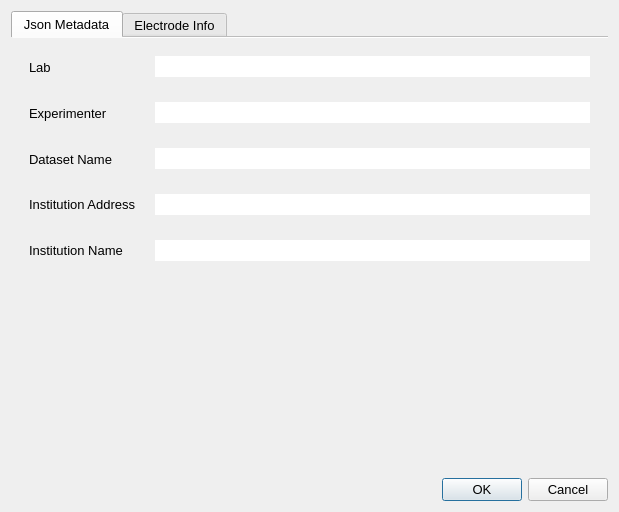
<?xml version="1.0" encoding="UTF-8"?>
<ui version="4.0">
 <class>Dialog</class>
 <widget class="QDialog" name="Dialog">
  <property name="geometry">
   <rect>
    <x>0</x>
    <y>0</y>
    <width>619</width>
    <height>510</height>
   </rect>
  </property>
  <property name="windowTitle">
   <string>Settings</string>
  </property>
  <layout class="QVBoxLayout" name="verticalLayout_3">
   <item>
    <widget class="QTabWidget" name="tabWidget">
     <property name="font">
      <font>
       <family>Arial</family>
       <pointsize>10</pointsize>
      </font>
     </property>
     <property name="currentIndex">
      <number>0</number>
     </property>
     <property name="documentMode">
      <bool>true</bool>
     </property>
     <widget class="QWidget" name="tabJson">
      <attribute name="title">
       <string>Json Metadata</string>
      </attribute>
      <layout class="QVBoxLayout" name="verticalLayout">
       <item>
        <widget class="QWidget" name="widgetLab" native="true">
         <property name="sizePolicy">
          <sizepolicy hsizetype="Preferred" vsizetype="Fixed">
           <horstretch>0</horstretch>
           <verstretch>40</verstretch>
          </sizepolicy>
         </property>
         <property name="minimumSize">
          <size>
           <width>0</width>
           <height>40</height>
          </size>
         </property>
         <property name="maximumSize">
          <size>
           <width>16777215</width>
           <height>40</height>
          </size>
         </property>
         <layout class="QHBoxLayout" name="horizontalLayout_3">
          <item>
           <widget class="QLabel" name="labelLab">
            <property name="minimumSize">
             <size>
              <width>120</width>
              <height>0</height>
             </size>
            </property>
            <property name="font">
             <font>
              <family>Arial</family>
              <pointsize>10</pointsize>
              <weight>50</weight>
              <bold>false</bold>
             </font>
            </property>
            <property name="text">
             <string>Lab</string>
            </property>
           </widget>
          </item>
          <item>
           <widget class="QLineEdit" name="textboxLab">
            <property name="font">
             <font>
              <family>Arial</family>
              <pointsize>10</pointsize>
             </font>
            </property>
            <property name="frame">
             <bool>false</bool>
            </property>
           </widget>
          </item>
         </layout>
        </widget>
       </item>
       <item>
        <widget class="QWidget" name="widgetExperimenter" native="true">
         <property name="sizePolicy">
          <sizepolicy hsizetype="Preferred" vsizetype="Fixed">
           <horstretch>0</horstretch>
           <verstretch>40</verstretch>
          </sizepolicy>
         </property>
         <property name="minimumSize">
          <size>
           <width>0</width>
           <height>40</height>
          </size>
         </property>
         <property name="maximumSize">
          <size>
           <width>16777215</width>
           <height>40</height>
          </size>
         </property>
         <layout class="QHBoxLayout" name="horizontalLayout_2">
          <item>
           <widget class="QLabel" name="labelExperimenter">
            <property name="minimumSize">
             <size>
              <width>120</width>
              <height>0</height>
             </size>
            </property>
            <property name="font">
             <font>
              <family>Arial</family>
              <pointsize>10</pointsize>
              <weight>50</weight>
              <bold>false</bold>
             </font>
            </property>
            <property name="text">
             <string>Experimenter</string>
            </property>
           </widget>
          </item>
          <item>
           <widget class="QLineEdit" name="textboxExperimenter">
            <property name="font">
             <font>
              <family>Arial</family>
              <pointsize>10</pointsize>
             </font>
            </property>
            <property name="frame">
             <bool>false</bool>
            </property>
           </widget>
          </item>
         </layout>
        </widget>
       </item>
       <item>
        <widget class="QWidget" name="widgetDatasetName" native="true">
         <property name="sizePolicy">
          <sizepolicy hsizetype="Preferred" vsizetype="Fixed">
           <horstretch>0</horstretch>
           <verstretch>40</verstretch>
          </sizepolicy>
         </property>
         <property name="minimumSize">
          <size>
           <width>0</width>
           <height>40</height>
          </size>
         </property>
         <property name="maximumSize">
          <size>
           <width>16777215</width>
           <height>40</height>
          </size>
         </property>
         <layout class="QHBoxLayout" name="horizontalLayout">
          <item>
           <widget class="QLabel" name="labelDatasetName">
            <property name="minimumSize">
             <size>
              <width>120</width>
              <height>0</height>
             </size>
            </property>
            <property name="font">
             <font>
              <family>Arial</family>
              <pointsize>10</pointsize>
              <weight>50</weight>
              <bold>false</bold>
             </font>
            </property>
            <property name="text">
             <string>Dataset Name</string>
            </property>
           </widget>
          </item>
          <item>
           <widget class="QLineEdit" name="textboxDatasetName">
            <property name="font">
             <font>
              <family>Arial</family>
              <pointsize>10</pointsize>
             </font>
            </property>
            <property name="frame">
             <bool>false</bool>
            </property>
           </widget>
          </item>
         </layout>
        </widget>
       </item>
       <item>
        <widget class="QWidget" name="widgetInstitutionAddress" native="true">
         <property name="sizePolicy">
          <sizepolicy hsizetype="Preferred" vsizetype="Fixed">
           <horstretch>0</horstretch>
           <verstretch>40</verstretch>
          </sizepolicy>
         </property>
         <property name="minimumSize">
          <size>
           <width>0</width>
           <height>40</height>
          </size>
         </property>
         <property name="maximumSize">
          <size>
           <width>16777215</width>
           <height>40</height>
          </size>
         </property>
         <layout class="QHBoxLayout" name="horizontalLayout_5">
          <item>
           <widget class="QLabel" name="labelInstitutionAddress">
            <property name="sizePolicy">
             <sizepolicy hsizetype="Preferred" vsizetype="Fixed">
              <horstretch>0</horstretch>
              <verstretch>20</verstretch>
             </sizepolicy>
            </property>
            <property name="minimumSize">
             <size>
              <width>120</width>
              <height>0</height>
             </size>
            </property>
            <property name="font">
             <font>
              <family>Arial</family>
              <pointsize>10</pointsize>
              <weight>50</weight>
              <bold>false</bold>
             </font>
            </property>
            <property name="text">
             <string>Institution Address</string>
            </property>
           </widget>
          </item>
          <item>
           <widget class="QLineEdit" name="textboxInstitutionAddress">
            <property name="font">
             <font>
              <family>Arial</family>
              <pointsize>10</pointsize>
             </font>
            </property>
            <property name="frame">
             <bool>false</bool>
            </property>
           </widget>
          </item>
         </layout>
        </widget>
       </item>
       <item>
        <widget class="QWidget" name="widgetInstitutionName" native="true">
         <property name="sizePolicy">
          <sizepolicy hsizetype="Preferred" vsizetype="Fixed">
           <horstretch>0</horstretch>
           <verstretch>40</verstretch>
          </sizepolicy>
         </property>
         <property name="minimumSize">
          <size>
           <width>0</width>
           <height>40</height>
          </size>
         </property>
         <property name="maximumSize">
          <size>
           <width>16777215</width>
           <height>40</height>
          </size>
         </property>
         <layout class="QHBoxLayout" name="horizontalLayout_4">
          <item>
           <widget class="QLabel" name="labelInstitutionName">
            <property name="sizePolicy">
             <sizepolicy hsizetype="Preferred" vsizetype="Fixed">
              <horstretch>0</horstretch>
              <verstretch>20</verstretch>
             </sizepolicy>
            </property>
            <property name="minimumSize">
             <size>
              <width>120</width>
              <height>0</height>
             </size>
            </property>
            <property name="font">
             <font>
              <family>Arial</family>
              <pointsize>10</pointsize>
              <weight>50</weight>
              <bold>false</bold>
             </font>
            </property>
            <property name="text">
             <string>Institution Name</string>
            </property>
           </widget>
          </item>
          <item>
           <widget class="QLineEdit" name="textboxInstitutionName">
            <property name="font">
             <font>
              <family>Arial</family>
              <pointsize>10</pointsize>
             </font>
            </property>
            <property name="frame">
             <bool>false</bool>
            </property>
           </widget>
          </item>
         </layout>
        </widget>
       </item>
       <item>
        <spacer name="verticalSpacer">
         <property name="orientation">
          <enum>Qt::Vertical</enum>
         </property>
         <property name="sizeHint" stdset="0">
          <size>
           <width>20</width>
           <height>40</height>
          </size>
         </property>
        </spacer>
       </item>
      </layout>
     </widget>
     <widget class="QWidget" name="tabElectrodeInfo">
      <attribute name="title">
       <string>Electrode Info</string>
      </attribute>
      <layout class="QVBoxLayout" name="verticalLayout_2">
       <item>
        <widget class="QLabel" name="labeliEEG">
         <property name="font">
          <font>
           <family>Arial</family>
           <pointsize>12</pointsize>
           <weight>75</weight>
           <bold>true</bold>
          </font>
         </property>
         <property name="text">
          <string>iEEG Electrode Info:</string>
         </property>
        </widget>
       </item>
       <item>
        <widget class="QWidget" name="widgetIEEGManufacturer" native="true">
         <property name="sizePolicy">
          <sizepolicy hsizetype="Preferred" vsizetype="Fixed">
           <horstretch>0</horstretch>
           <verstretch>40</verstretch>
          </sizepolicy>
         </property>
         <property name="minimumSize">
          <size>
           <width>0</width>
           <height>40</height>
          </size>
         </property>
         <property name="maximumSize">
          <size>
           <width>16777215</width>
           <height>40</height>
          </size>
         </property>
         <layout class="QHBoxLayout" name="horizontalLayout_6">
          <item>
           <widget class="QLabel" name="labelIEEGManufacturer">
            <property name="minimumSize">
             <size>
              <width>120</width>
              <height>0</height>
             </size>
            </property>
            <property name="font">
             <font>
              <family>Arial</family>
              <pointsize>10</pointsize>
              <weight>50</weight>
              <bold>false</bold>
             </font>
            </property>
            <property name="text">
             <string>Manufacturer</string>
            </property>
            <property name="indent">
             <number>20</number>
            </property>
           </widget>
          </item>
          <item>
           <widget class="QLineEdit" name="textboxIEEGManufacturer">
            <property name="font">
             <font>
              <family>Arial</family>
              <pointsize>10</pointsize>
             </font>
            </property>
            <property name="frame">
             <bool>false</bool>
            </property>
           </widget>
          </item>
         </layout>
        </widget>
       </item>
       <item>
        <widget class="QWidget" name="widgetIEEGType" native="true">
         <property name="sizePolicy">
          <sizepolicy hsizetype="Preferred" vsizetype="Fixed">
           <horstretch>0</horstretch>
           <verstretch>40</verstretch>
          </sizepolicy>
         </property>
         <property name="minimumSize">
          <size>
           <width>0</width>
           <height>40</height>
          </size>
         </property>
         <property name="maximumSize">
          <size>
           <width>16777215</width>
           <height>40</height>
          </size>
         </property>
         <layout class="QHBoxLayout" name="horizontalLayout_7">
          <item>
           <widget class="QLabel" name="labelIEEGType">
            <property name="minimumSize">
             <size>
              <width>120</width>
              <height>0</height>
             </size>
            </property>
            <property name="font">
             <font>
              <family>Arial</family>
              <pointsize>10</pointsize>
              <weight>50</weight>
              <bold>false</bold>
             </font>
            </property>
            <property name="text">
             <string>Type</string>
            </property>
            <property name="indent">
             <number>20</number>
            </property>
           </widget>
          </item>
          <item>
           <widget class="QLineEdit" name="textboxIEEGType">
            <property name="font">
             <font>
              <family>Arial</family>
              <pointsize>10</pointsize>
             </font>
            </property>
            <property name="frame">
             <bool>false</bool>
            </property>
           </widget>
          </item>
         </layout>
        </widget>
       </item>
       <item>
        <widget class="QWidget" name="widgetIEEGMaterial" native="true">
         <property name="sizePolicy">
          <sizepolicy hsizetype="Preferred" vsizetype="Fixed">
           <horstretch>0</horstretch>
           <verstretch>40</verstretch>
          </sizepolicy>
         </property>
         <property name="minimumSize">
          <size>
           <width>0</width>
           <height>40</height>
          </size>
         </property>
         <property name="maximumSize">
          <size>
           <width>16777215</width>
           <height>40</height>
          </size>
         </property>
         <layout class="QHBoxLayout" name="horizontalLayout_8">
          <item>
           <widget class="QLabel" name="labelIEEGMaterial">
            <property name="minimumSize">
             <size>
              <width>120</width>
              <height>0</height>
             </size>
            </property>
            <property name="font">
             <font>
              <family>Arial</family>
              <pointsize>10</pointsize>
              <weight>50</weight>
              <bold>false</bold>
             </font>
            </property>
            <property name="text">
             <string>Material</string>
            </property>
            <property name="indent">
             <number>20</number>
            </property>
           </widget>
          </item>
          <item>
           <widget class="QLineEdit" name="textboxIEEGMaterial">
            <property name="font">
             <font>
              <family>Arial</family>
              <pointsize>10</pointsize>
             </font>
            </property>
            <property name="frame">
             <bool>false</bool>
            </property>
           </widget>
          </item>
         </layout>
        </widget>
       </item>
       <item>
        <widget class="QWidget" name="widgetIEEGDiameter" native="true">
         <property name="sizePolicy">
          <sizepolicy hsizetype="Preferred" vsizetype="Fixed">
           <horstretch>0</horstretch>
           <verstretch>40</verstretch>
          </sizepolicy>
         </property>
         <property name="minimumSize">
          <size>
           <width>0</width>
           <height>40</height>
          </size>
         </property>
         <property name="maximumSize">
          <size>
           <width>16777215</width>
           <height>40</height>
          </size>
         </property>
         <layout class="QHBoxLayout" name="horizontalLayout_9">
          <item>
           <widget class="QLabel" name="labelIEEGDiameter">
            <property name="minimumSize">
             <size>
              <width>120</width>
              <height>0</height>
             </size>
            </property>
            <property name="font">
             <font>
              <family>Arial</family>
              <pointsize>10</pointsize>
              <weight>50</weight>
              <bold>false</bold>
             </font>
            </property>
            <property name="text">
             <string>Diameter</string>
            </property>
            <property name="indent">
             <number>20</number>
            </property>
           </widget>
          </item>
          <item>
           <widget class="QLineEdit" name="textboxIEEGDiameter">
            <property name="font">
             <font>
              <family>Arial</family>
              <pointsize>10</pointsize>
             </font>
            </property>
            <property name="frame">
             <bool>false</bool>
            </property>
           </widget>
          </item>
         </layout>
        </widget>
       </item>
       <item>
        <widget class="QLabel" name="labelEEG">
         <property name="font">
          <font>
           <family>Arial</family>
           <pointsize>12</pointsize>
           <weight>75</weight>
           <bold>true</bold>
          </font>
         </property>
         <property name="text">
          <string>EEG Electrode Info:</string>
         </property>
        </widget>
       </item>
       <item>
        <widget class="QWidget" name="widgetEEGManufacturer" native="true">
         <property name="sizePolicy">
          <sizepolicy hsizetype="Preferred" vsizetype="Fixed">
           <horstretch>0</horstretch>
           <verstretch>40</verstretch>
          </sizepolicy>
         </property>
         <property name="minimumSize">
          <size>
           <width>0</width>
           <height>40</height>
          </size>
         </property>
         <property name="maximumSize">
          <size>
           <width>16777215</width>
           <height>40</height>
          </size>
         </property>
         <layout class="QHBoxLayout" name="horizontalLayout_17">
          <item>
           <widget class="QLabel" name="labelEEGManufacturer">
            <property name="minimumSize">
             <size>
              <width>120</width>
              <height>0</height>
             </size>
            </property>
            <property name="font">
             <font>
              <family>Arial</family>
              <pointsize>10</pointsize>
              <weight>50</weight>
              <bold>false</bold>
             </font>
            </property>
            <property name="text">
             <string>Manufacturer</string>
            </property>
            <property name="indent">
             <number>20</number>
            </property>
           </widget>
          </item>
          <item>
           <widget class="QLineEdit" name="textboxEEGManufacturer">
            <property name="font">
             <font>
              <family>Arial</family>
              <pointsize>10</pointsize>
             </font>
            </property>
            <property name="frame">
             <bool>false</bool>
            </property>
           </widget>
          </item>
         </layout>
        </widget>
       </item>
       <item>
        <widget class="QWidget" name="widgetEEGType" native="true">
         <property name="sizePolicy">
          <sizepolicy hsizetype="Preferred" vsizetype="Fixed">
           <horstretch>0</horstretch>
           <verstretch>40</verstretch>
          </sizepolicy>
         </property>
         <property name="minimumSize">
          <size>
           <width>0</width>
           <height>40</height>
          </size>
         </property>
         <property name="maximumSize">
          <size>
           <width>16777215</width>
           <height>40</height>
          </size>
         </property>
         <layout class="QHBoxLayout" name="horizontalLayout_16">
          <item>
           <widget class="QLabel" name="labelEEGType">
            <property name="minimumSize">
             <size>
              <width>120</width>
              <height>0</height>
             </size>
            </property>
            <property name="font">
             <font>
              <family>Arial</family>
              <pointsize>10</pointsize>
              <weight>50</weight>
              <bold>false</bold>
             </font>
            </property>
            <property name="text">
             <string>Type</string>
            </property>
            <property name="indent">
             <number>20</number>
            </property>
           </widget>
          </item>
          <item>
           <widget class="QLineEdit" name="textboxEEGType">
            <property name="font">
             <font>
              <family>Arial</family>
              <pointsize>10</pointsize>
             </font>
            </property>
            <property name="frame">
             <bool>false</bool>
            </property>
           </widget>
          </item>
         </layout>
        </widget>
       </item>
       <item>
        <widget class="QWidget" name="widgetEEGMaterial" native="true">
         <property name="sizePolicy">
          <sizepolicy hsizetype="Preferred" vsizetype="Fixed">
           <horstretch>0</horstretch>
           <verstretch>40</verstretch>
          </sizepolicy>
         </property>
         <property name="minimumSize">
          <size>
           <width>0</width>
           <height>40</height>
          </size>
         </property>
         <property name="maximumSize">
          <size>
           <width>16777215</width>
           <height>40</height>
          </size>
         </property>
         <layout class="QHBoxLayout" name="horizontalLayout_14">
          <item>
           <widget class="QLabel" name="labelEEGMaterial">
            <property name="minimumSize">
             <size>
              <width>120</width>
              <height>0</height>
             </size>
            </property>
            <property name="font">
             <font>
              <family>Arial</family>
              <pointsize>10</pointsize>
              <weight>50</weight>
              <bold>false</bold>
             </font>
            </property>
            <property name="text">
             <string>Material</string>
            </property>
            <property name="indent">
             <number>20</number>
            </property>
           </widget>
          </item>
          <item>
           <widget class="QLineEdit" name="textboxEEGMaterial">
            <property name="font">
             <font>
              <family>Arial</family>
              <pointsize>10</pointsize>
             </font>
            </property>
            <property name="frame">
             <bool>false</bool>
            </property>
           </widget>
          </item>
         </layout>
        </widget>
       </item>
       <item>
        <widget class="QWidget" name="widgetEEGDiameter" native="true">
         <property name="sizePolicy">
          <sizepolicy hsizetype="Preferred" vsizetype="Fixed">
           <horstretch>0</horstretch>
           <verstretch>40</verstretch>
          </sizepolicy>
         </property>
         <property name="minimumSize">
          <size>
           <width>0</width>
           <height>40</height>
          </size>
         </property>
         <property name="maximumSize">
          <size>
           <width>16777215</width>
           <height>40</height>
          </size>
         </property>
         <layout class="QHBoxLayout" name="horizontalLayout_15">
          <item>
           <widget class="QLabel" name="labelEEGDiameter">
            <property name="minimumSize">
             <size>
              <width>120</width>
              <height>0</height>
             </size>
            </property>
            <property name="font">
             <font>
              <family>Arial</family>
              <pointsize>10</pointsize>
              <weight>50</weight>
              <bold>false</bold>
             </font>
            </property>
            <property name="text">
             <string>Diameter</string>
            </property>
            <property name="indent">
             <number>20</number>
            </property>
           </widget>
          </item>
          <item>
           <widget class="QLineEdit" name="textboxEEGDiameter">
            <property name="font">
             <font>
              <family>Arial</family>
              <pointsize>10</pointsize>
             </font>
            </property>
            <property name="frame">
             <bool>false</bool>
            </property>
           </widget>
          </item>
         </layout>
        </widget>
       </item>
       <item>
        <spacer name="verticalSpacer_2">
         <property name="orientation">
          <enum>Qt::Vertical</enum>
         </property>
         <property name="sizeHint" stdset="0">
          <size>
           <width>20</width>
           <height>6</height>
          </size>
         </property>
        </spacer>
       </item>
      </layout>
     </widget>
    </widget>
   </item>
   <item>
    <widget class="QDialogButtonBox" name="buttonBoxJson">
     <property name="font">
      <font>
       <family>Arial</family>
       <pointsize>10</pointsize>
      </font>
     </property>
     <property name="orientation">
      <enum>Qt::Horizontal</enum>
     </property>
     <property name="standardButtons">
      <set>QDialogButtonBox::Cancel|QDialogButtonBox::Ok</set>
     </property>
    </widget>
   </item>
  </layout>
 </widget>
 <resources/>
 <connections>
  <connection>
   <sender>buttonBoxJson</sender>
   <signal>accepted()</signal>
   <receiver>Dialog</receiver>
   <slot>accept()</slot>
   <hints>
    <hint type="sourcelabel">
     <x>248</x>
     <y>254</y>
    </hint>
    <hint type="destinationlabel">
     <x>157</x>
     <y>274</y>
    </hint>
   </hints>
  </connection>
  <connection>
   <sender>buttonBoxJson</sender>
   <signal>rejected()</signal>
   <receiver>Dialog</receiver>
   <slot>reject()</slot>
   <hints>
    <hint type="sourcelabel">
     <x>316</x>
     <y>260</y>
    </hint>
    <hint type="destinationlabel">
     <x>286</x>
     <y>274</y>
    </hint>
   </hints>
  </connection>
 </connections>
</ui>
